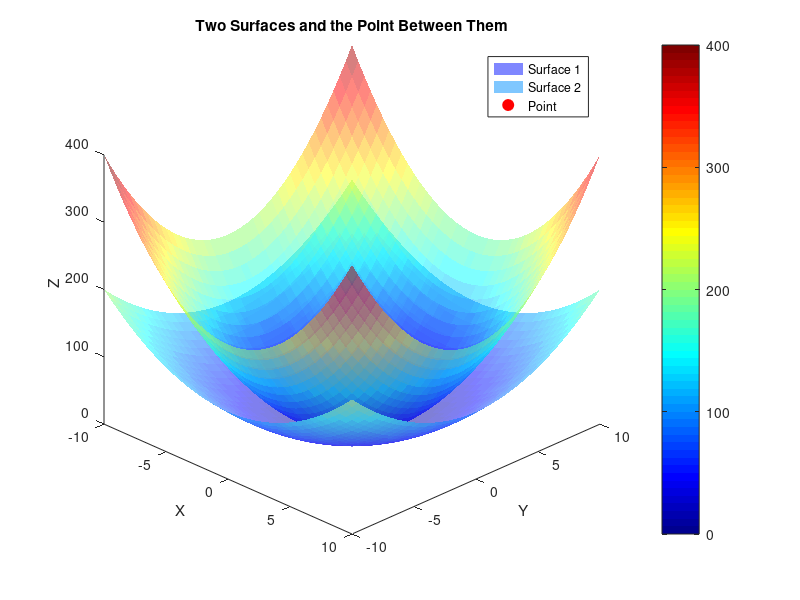

This chart was generated by the following MATLAB code:
% Define the grid for (x, y) coordinates
[x, y] = meshgrid(-10:0.5:10, -10:0.5:10);

% Define the two surfaces z1 and z2 as functions of (x, y)
z1 = x.^2 + y.^2;   % Surface 1: Paraboloid
z2 = 2 * x.^2 + 2 * y.^2; % Surface 2: Another Paraboloid

% Define the point you want to check
x0 = 2;
y0 = 2;
z0 = 8;

% Find the value of z1 and z2 at the point (x0, y0)
z1_at_point = interp2(x, y, z1, x0, y0);
z2_at_point = interp2(x, y, z2, x0, y0);

% Check if z0 lies between z1 and z2
if z0 > min(z1_at_point, z2_at_point) && z0 < max(z1_at_point, z2_at_point)
    disp('The point lies between the two surfaces.');
else
    disp('The point does NOT lie between the two surfaces.');
end

% Plot the two surfaces
figure;
hold on;

% Plot surface 1
surf(x, y, z1, 'FaceAlpha', 0.5, 'EdgeColor', 'none'); % transparent surface 1
colormap jet; % Set colormap
colorbar; % Show colorbar

% Plot surface 2
surf(x, y, z2, 'FaceAlpha', 0.5, 'EdgeColor', 'none'); % transparent surface 2

% Plot the point
plot3(x0, y0, z0, 'ro', 'MarkerSize', 10, 'MarkerFaceColor', 'r');

% Label the axes
xlabel('X');
ylabel('Y');
zlabel('Z');

% Add a title
title('Two Surfaces and the Point Between Them');

% Add a legend
legend('Surface 1', 'Surface 2', 'Point');

% Set view angle for better visualization
view(45, 30);

hold off;
